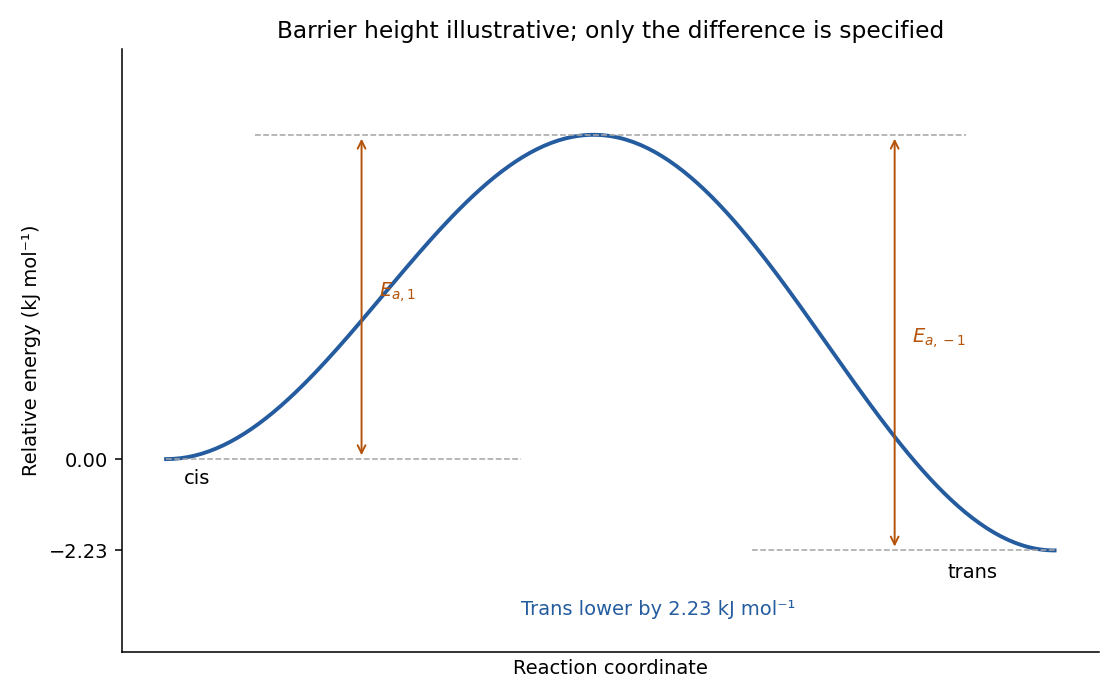

Here is the Python script that generated this plot:
"""Original solution schematic; Python 3.14, numpy 2.3.5, matplotlib 3.10.7.
Writes its own PNG basename to the current working directory.
"""
from pathlib import Path
import sys
for candidate in Path(__file__).resolve().parents:
    if (candidate / 'tools' / 'chemistry_diagram.py').exists():
        sys.path.insert(0, str(candidate))
        break
import numpy as np
import matplotlib.pyplot as plt
from matplotlib.patches import FancyArrowPatch, Circle
from tools.chemistry_diagram import atom, bond, ring, wedge, curly, flow, finish, save, BLUE, ORANGE, GREEN

def txt(ax,x,y,s,size=11,color='0.15',ha='center'):
    ax.text(x,y,s,ha=ha,va='center',fontsize=size,color=color)
def couple(ax,a,b,label,rad=.3,offset=(0,0)):
    ax.add_patch(FancyArrowPatch(a,b,connectionstyle=f'arc3,rad={rad}',arrowstyle='<->',mutation_scale=10,color=BLUE,lw=1.3))
    m=(np.asarray(a)+np.asarray(b))/2+np.asarray(offset)
    txt(ax,*m,label,10,BLUE)
def benzene(ax,c=(0,0),scale=1):
    t=np.deg2rad([30,90,150,210,270,330]);pts=np.column_stack([np.cos(t),np.sin(t)])*scale+np.asarray(c)
    ring(ax,pts,{0:2,2:2,4:2});return pts
def carbonyl(ax,c,left,right,oxy='O',tetra=False,down=None):
    x,y=c;o=(x,y+1);bond(ax,c,o,1 if tetra else 2);atom(ax,o,oxy)
    for q,label in [(left[0],left[1]),(right[0],right[1])]:bond(ax,c,q);atom(ax,q,label)
    if down:bond(ax,c,down[0]);atom(ax,down[0],down[1])
    return o

fig,ax=plt.subplots(figsize=(8,5))
x=np.linspace(0,1,250);E=9*np.sin(np.pi*x)**2-2.23*(3*x*x-2*x*x*x)
ax.plot(x,E,color=BLUE,lw=2);i=E.argmax();xt=x[i];Et=E[i]
ax.hlines([0,-2.23,Et],[0,.66,.1],[.4,1,.9],ls='--',colors='0.65',lw=.8)
ax.annotate('',(.22,Et),(.22,0),arrowprops={'arrowstyle':'<->','color':ORANGE});ax.text(.24,Et/2,r'$E_{a,1}$',color=ORANGE)
ax.annotate('',(.82,Et),(.82,-2.23),arrowprops={'arrowstyle':'<->','color':ORANGE});ax.text(.84,(Et-2.23)/2,r'$E_{a,-1}$',color=ORANGE)
ax.text(.02,-.6,'cis');ax.text(.88,-2.9,'trans');ax.text(.4,-3.8,'Trans lower by 2.23 kJ mol⁻¹',color=BLUE)
ax.set(xlabel='Reaction coordinate',ylabel='Relative energy (kJ mol⁻¹)',ylim=(-4.7,10))
ax.set_xticks([]);ax.set_yticks([0,-2.23]);ax.set_title('Barrier height illustrative; only the difference is specified')
ax.spines[['top','right']].set_visible(False);fig.tight_layout()

save(fig, 'paper-1-isomerization-energy.png')
